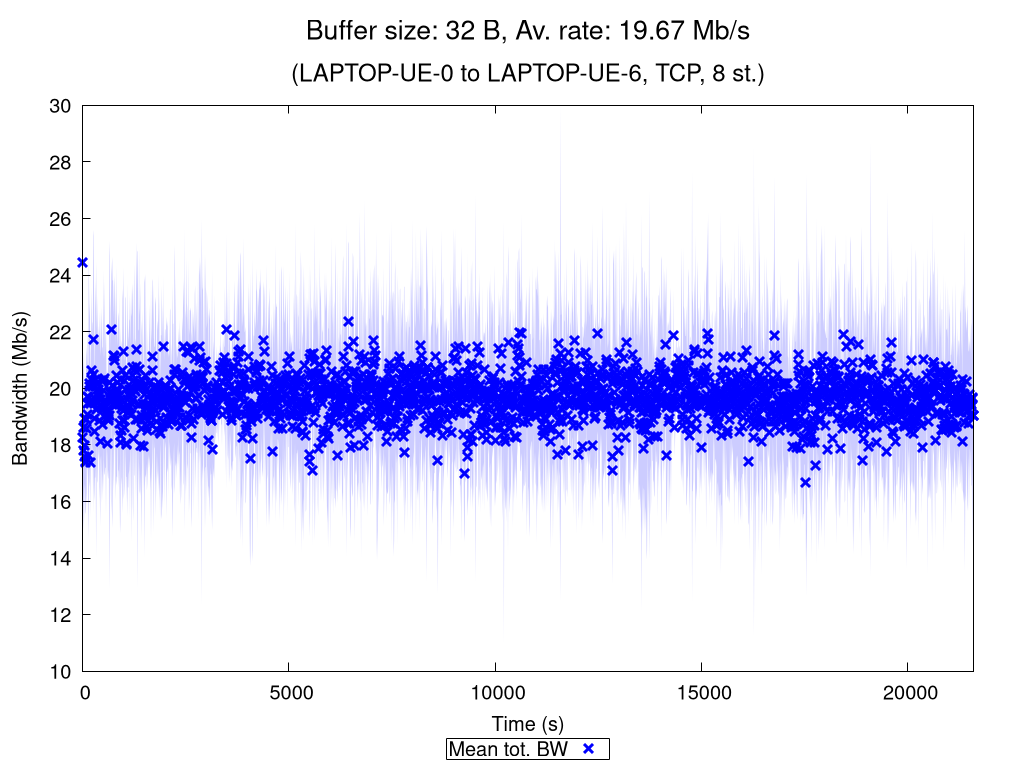

Source code (gnuplot):
set terminal pngcairo nocrop enhanced size 1024,768 font "Verdana,15"
set output "TCP_8_st_2020_12_05_00-21-22_one2two_00032B.png"

set title "{/=20 Buffer size: 32 B, Av. rate: 19.67 Mb/s}\n\n{/=18 (LAPTOP-UE-0 to LAPTOP-UE-6, TCP, 8 st.)}"

set xlabel "Time (s)"
set ylabel "Bandwidth (Mb/s)"
set ytics nomirror
set key bmargin center horizontal box samplen 1 width -1
set bmargin 4.6
set rmargin 4.5

rf = 1000000.0  # rate factor
set style fill transparent solid 0.2 noborder
set autoscale xfix
plot "TCP_8_st_2020_12_05_00-21-22_one2two_00032B_iperf_processed.dat" using 1:($2/rf-$3/rf):($2/rf+$3/rf) with filledcurves lc rgb "blue" notitle, \
     "" using 1:($2/rf) with points pt 2 ps 1.5 lw 3 lc rgb "blue" title "Mean tot. BW", \
